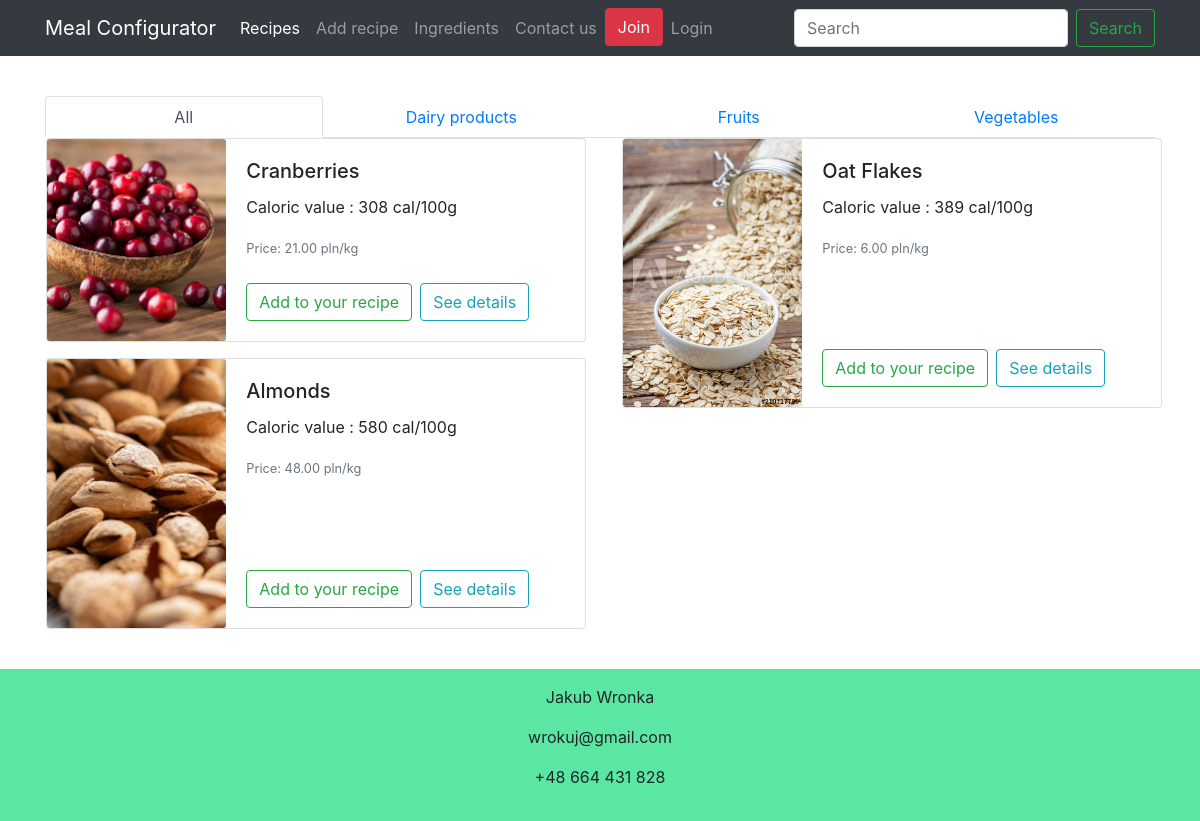
/products/, run on an earlier commit of the app's database.
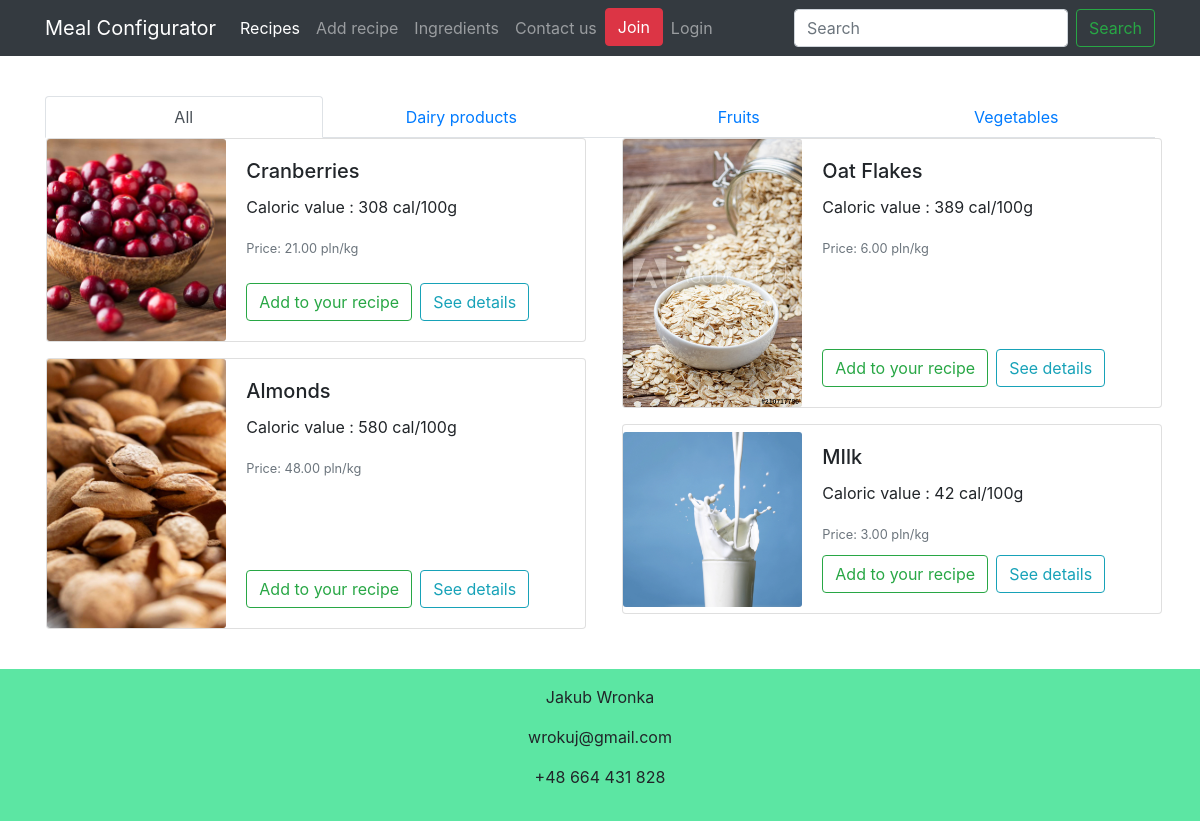
And on a later commit of the database.
### main/models.py (models this page shows, shortened)
class FoodCategory(models.Model):
    name = models.CharField(max_length=255, primary_key=True)
    slug = models.SlugField(null=True, blank=True, unique=True)
    description = models.TextField(blank=True)
    image = models.ImageField(upload_to='category_images',
                              null=True,
                              blank=True,
                              width_field='width_field',
                              height_field='height_field')
    height_field = models.IntegerField(default=0)
    width_field = models.IntegerField(default=0)
    class Meta:
        verbose_name_plural = 'Categories'
    def __str__(self):
        return self.name

class Ingredient(models.Model):
    name = models.CharField(max_length=255, primary_key=True)
    category = models.ForeignKey(FoodCategory, null=True, blank=True, on_delete=models.SET_NULL)
    price = models.DecimalField(max_digits=7, decimal_places=2)
    calval = models.IntegerField()
    total_carbs = models.FloatField()
    total_fat = models.FloatField()
    total_proteins = models.FloatField()
    image = models.ImageField(upload_to='ingredient_images',
                              null=True,
                              blank=True,
                              width_field='width_field',
                              height_field='height_field')
    height_field = models.IntegerField(default=0)
    width_field = models.IntegerField(default=0)
    ingredient_image_src = models.CharField(max_length=255, default=f'main/REPLACE.jpg')
    slug = models.SlugField(null=True, blank=True, unique=True)

### main/views.py (the view, shortened to what this page needs)
# urls.py: path('products/', views.products, name='products'),
def products(request):
    if 'collect_ing' not in request.session or request.session['collect_ing'] == '':
        request.session['collect_ing'] = []
    return render(request, 'main/products.html', {'products': Ingredient.objects.all, 'added': request.session['collect_ing']})

### main/context_processors.py (called while the page is built)
def broadcaster(request):
    kwargs = {
        'foodcategories': FoodCategory.objects.all(),
        'currentuser': request.user,
    }
    return kwargs

### main/templates/main/products.html (shortened to what this page needs)
{% extends 'main/base.html' %}
{% block content %}
<br>
{% load static %}
<div class="row">
  <div class="col">
<nav>
  <div class="nav nav-tabs nav-fill nav-justified" id="nav-tab" role="tablist">
    <a class="nav-item nav-link active" id="nav-home-tab" data-toggle="tab" href="#nav-home" role="tab" aria-controls="nav-home" aria-selected="true">All</a>
    {% for category in foodcategories %}
      <a class="nav-item nav-link" id="nav-{{category.slug}}-tab" data-toggle="tab" href="#nav-{{category.slug}}" role="tab" aria-controls="nav-{{category}}" aria-selected="false">{{category}}</a>
    {% endfor %}
  </div>
</nav>
  </div>
</div>
<div class="tab-content" id="nav-tabContent">
  <div class="tab-pane fade show active" id="nav-home" role="tabpanel" aria-labelledby="nav-home-tab">
    <div class="row">
        <div class="card-columns" style="column-count:2;">
      {% for prod in products %}
    <div class="col-mb-5">
        <div class="card mb-3 ml-3" style="max-width: 540px;">
          <div class="row no-gutters">
            <div class="col-md-4 my-auto">
              <img src="{% static prod.ingredient_image_src %}" class="card-img">
            </div>
            <div class="col-md-8">
              <div class="card-body">
                <h5 class="card-title">{{prod.name}}</h5>
                <p class="card-text">Caloric value : {{ prod.calval}} cal/100g</p>
                <p class="card-text mb-5"><small class="text-muted">Price: {{prod.price}} pln/kg</small></p>
                <div class="container" style="position:absolute; bottom:20px;">
                  <div class="row">
                      {% if prod.name not in added %}
                      <form action="." method="post">{% csrf_token %}
                          <button type="submit" class="btn btn-outline-success mr-2" name="add" value="added">Add to your recipe</button>
                      </form>
                      {% else %}
                      <form action="." method="post">{% csrf_token %}
                          <button type="submit" class="btn btn-outline-danger mr-2" name="delete" value="deleted">Delete from recipe</button>
                          <input type="hidden" name='ingredient' value="{{prod.name}}">
                      </form>
                      {% endif %}
                          <a href="{{prod.slug}}"><button type="button" class="btn btn-outline-info">See details</button></a>
                  </div>
                </div>
              </div>
            </div>
          </div>
        </div>
        </div>
    {% endfor %}
        </div>
    </div>
  </div>
</div>
</div>
{% endblock %}

### main/templates/main/base.html (shortened to what this page needs)
<!doctype html>
<html lang="en">
  <head>
    <link rel="stylesheet" href="https://stackpath.bootstrapcdn.com/bootstrap/4.5.0/css/bootstrap.min.css">
  </head>
  <body>
    {% include "main/navbar.html" %}
    <div class="container">
                {% block content %}{% endblock %}
    <div class="footer">
      <p>Jakub Wronka</p>
      <p>wrokuj@gmail.com</p>
      <p>+48 664 431 828</p>
    </div>
  </body>
</html>

### main/templates/main/navbar.html (shortened to what this page needs)
<nav class="navbar navbar-expand-lg navbar-dark bg-dark mb-3">
  <div class="container">
    <a class="navbar-brand" href="/recipes">Meal Configurator</a>
    <div class="collapse navbar-collapse" id="navbarSupportedContent">
      <ul class="navbar-nav mr-auto">
        <li class="nav-item active">
          <a class="nav-link" href="/recipes">Recipes <span class="sr-only">(current)</span></a>
        </li>
        <li class="nav-item">
          <a class="nav-link" href="/add-recipe" tabindex="-1">Add recipe</a>
        </li>
        <li class="nav-item">
          <a class="nav-link" href="/products">Ingredients</a>
        </li>
        <li class="nav-item">
          <a class="nav-link" href="/contact-us">Contact us</a>
        </li>
        {% if user.is_authenticated %}
          <li class="nav-item">
            <a class="btn btn-danger" href="/account">{{user.username}}</a>
          </li>
          <li class="nav-item">
            <a class="nav-link" href="/logout?next={% firstof request.path '/' %}">Logout</a>
          </li>
        {% else %}
          <li class="nav-item">
            <a class="btn btn-danger" href="/register">Join</a>
          </li>
          <li class="nav-item">
            <a class="nav-link" href="/login?next={% firstof request.path '/' %}">Login</a>
          </li>
        {% endif %}
      </ul>
      <form method='GET' class="form-inline my-2 my-lg-0" action="/search">
        <input class="form-control mr-sm-2" type="search" name="q" placeholder="Search" aria-label="Search">
        <button class="btn btn-outline-success my-2 my-sm-0" type="submit">Search</button>
      </form>
    </div>
  </div>
</nav>

### main/templates/main/base.html (style rules this page uses)
html { height: 100%; box-sizing: border-box; }
body { position: relative; margin: 0; padding-bottom: 11rem; min-height: 100%; }
*, *:before, *:after { box-sizing: inherit; }
.footer { position: absolute; right: 0; left: 0; bottom: 0; background-color: #5ce6a3; padding: 1rem; text-align: center; }

What changed in the data, as far as the page shows it:
added Ingredient: ingredient_image_src (picture), name "MIlk", calval "42", price "3.00"
